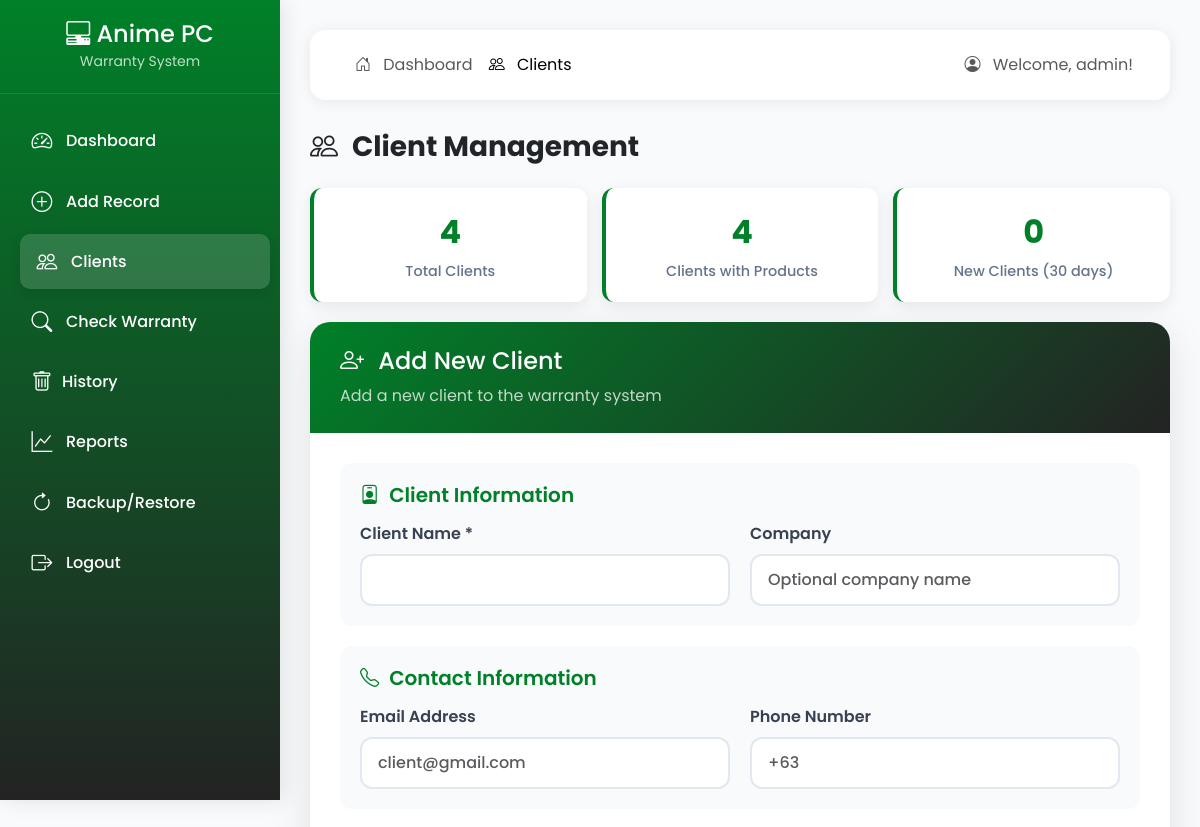
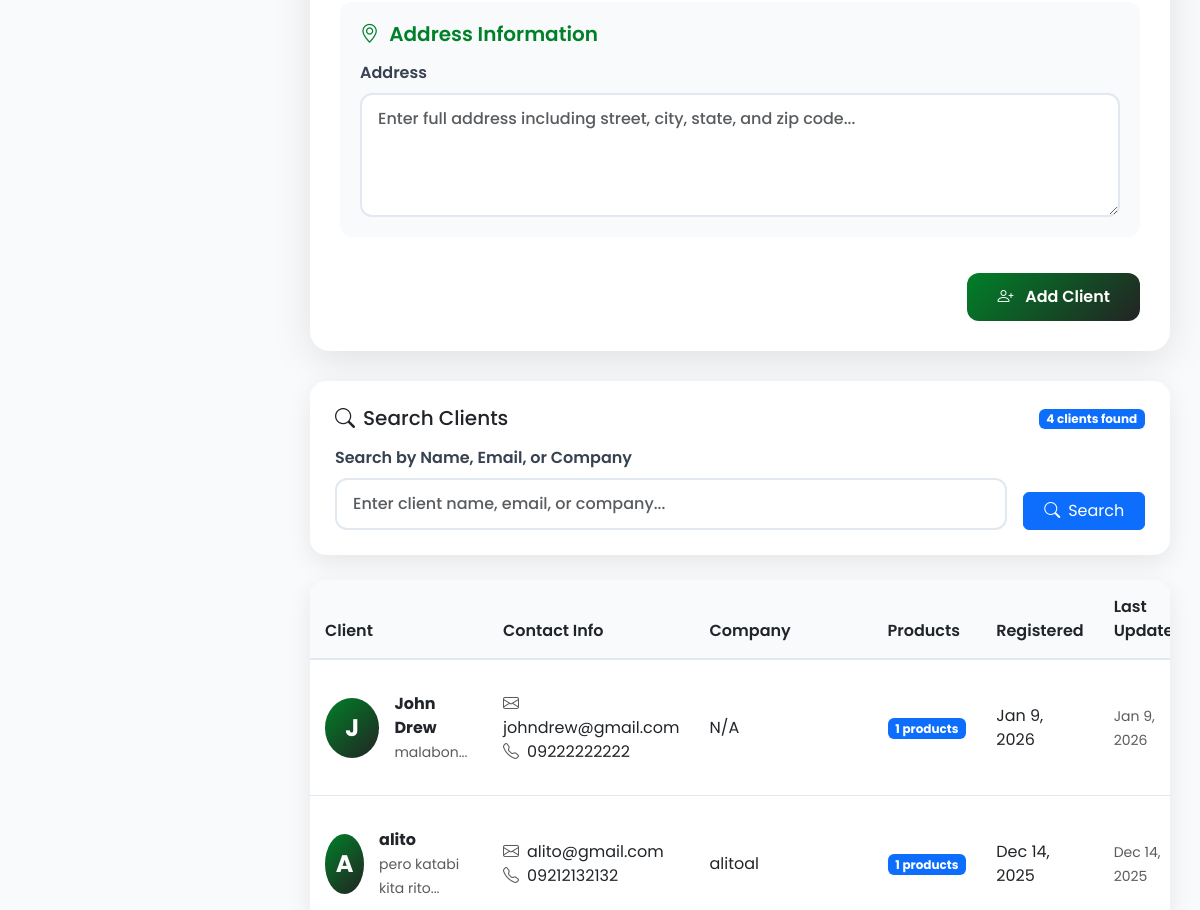
/clients.php (signed in, upper part), run on an earlier commit of the app's database (2 pictures, top to bottom).
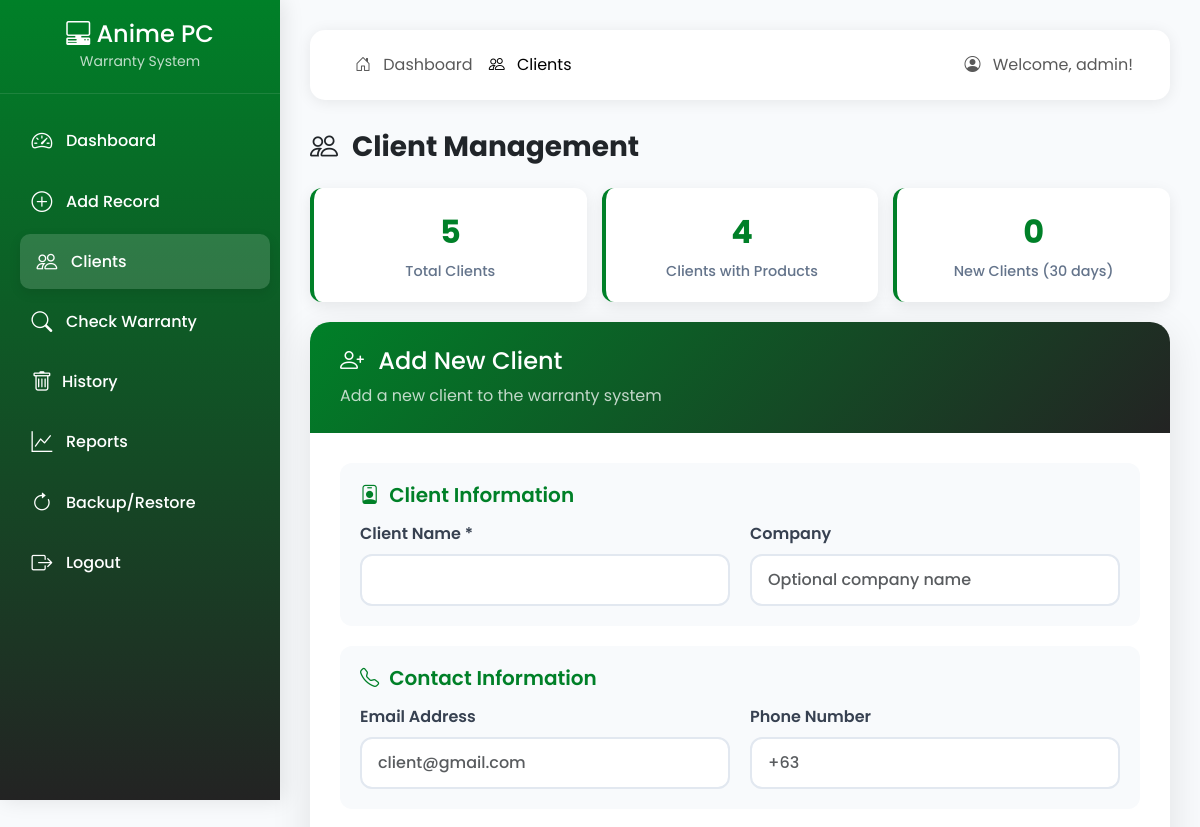
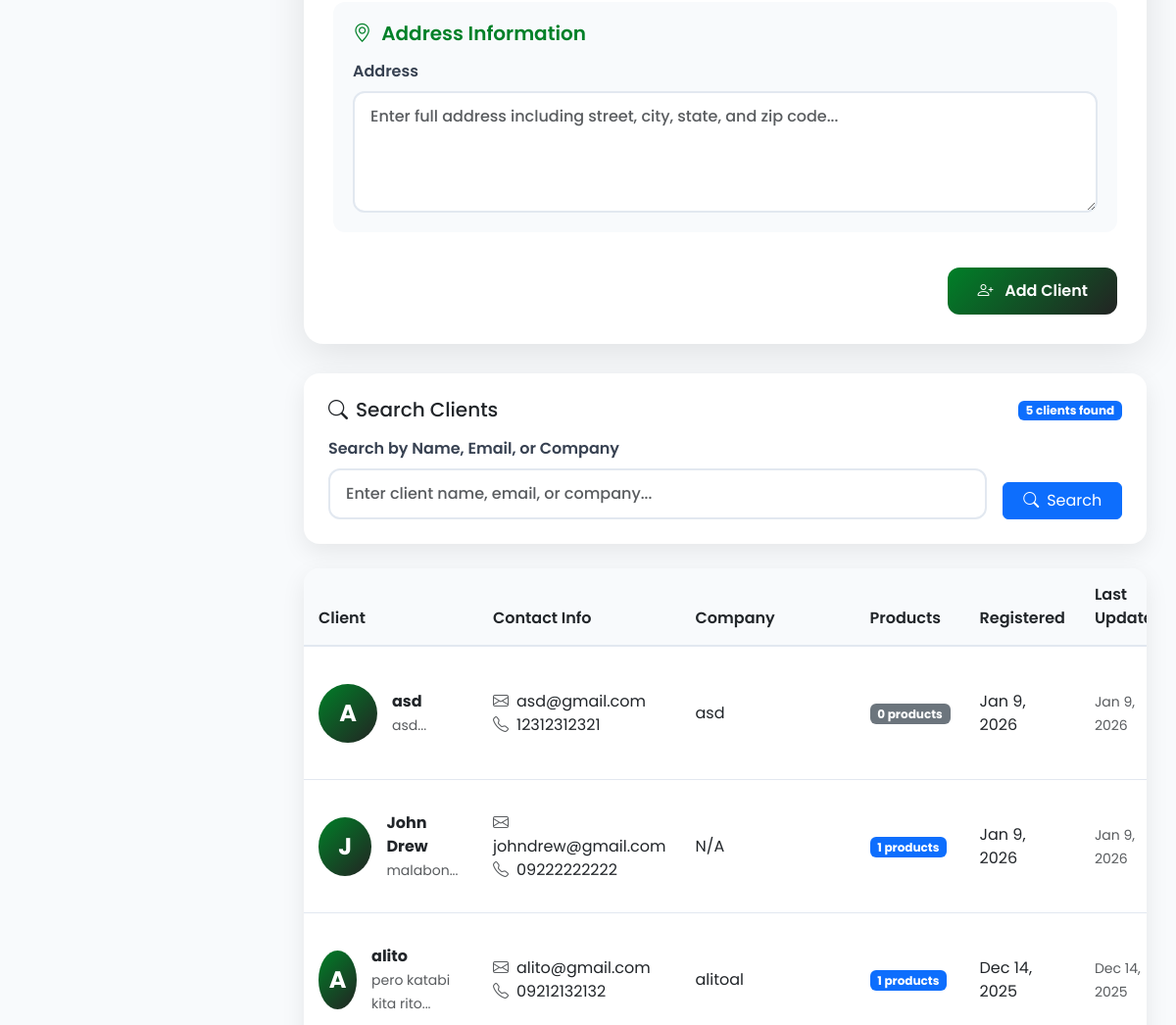
And on a later commit of the database (2 pictures, top to bottom).
### tables this page shows
CREATE TABLE `clients` (
  `id` int(11) NOT NULL AUTO_INCREMENT,
  `client_name` varchar(255) NOT NULL,
  `email` varchar(255) DEFAULT NULL,
  `phone` varchar(20) DEFAULT NULL,
  `address` text DEFAULT NULL,
  `company` varchar(255) DEFAULT NULL,
  `created_at` timestamp NOT NULL DEFAULT current_timestamp(),
  `updated_at` timestamp NOT NULL DEFAULT current_timestamp() ON UPDATE current_timestamp(),
  PRIMARY KEY (`id`)
);

### clients.php (the view, shortened to what the rows shown need)
<?php
include 'config.php';
$editClient = null;
$query = "SELECT c.*, COUNT(p.id) as product_count
          FROM clients c
          LEFT JOIN products p ON c.id = p.client_id
          WHERE 1=1";
$params = [];
$query .= " GROUP BY c.id ORDER BY c.created_at DESC";
$stmt = $pdo->prepare($query);
$stmt->execute($params);
$clients = $stmt->fetchAll();
?>
<!DOCTYPE html>
<html lang="en">
<head>
    <link href="https://cdn.jsdelivr.net/npm/bootstrap@5.3.0-alpha1/dist/css/bootstrap.min.css" rel="stylesheet">
    <link rel="stylesheet" href="https://cdn.jsdelivr.net/npm/bootstrap-icons@1.11.0/font/bootstrap-icons.css">
   <link rel="stylesheet" href="client.css">
</head>
<body>
    <div class="main-content">
        <h1 class="h3 fw-bold text-dark mb-4">
            <i class="bi <?php echo $editClient ? 'bi-pencil' : 'bi-people'; ?> me-2"></i>
            <?php echo $editClient ? 'Edit Client' : 'Client Management'; ?>
        </h1>
        <div class="client-table">
            <div class="table-responsive">
                <table class="table table-hover mb-0">
                    <thead>
                        <tr>
                            <th>Client</th>
                            <th>Contact Info</th>
                            <th>Company</th>
                            <th>Products</th>
                            <th>Registered</th>
                            <th>Last Updated</th>
                        </tr>
                    </thead>
                    <tbody>
                        <?php if (count($clients) > 0): ?>
                            <?php foreach ($clients as $client):
                                $initial = strtoupper(substr($client['client_name'], 0, 1));
                            ?>
                                <tr>
                                    <td>
                                        <div class="d-flex align-items-center">
                                            <div class="client-avatar">
                                                <?php echo $initial; ?>
                                            </div>
                                            <div>
                                                <strong><?php echo htmlspecialchars($client['client_name']); ?></strong>
                                                <?php if ($client['address']): ?>
                                                    <br><small class="text-muted"><?php echo substr(htmlspecialchars($client['address']), 0, 30); ?>...</small>
                                                <?php endif; ?>
                                            </div>
                                        </div>
                                    </td>
                                    <td>
                                        <?php if ($client['email']): ?>
                                            <div><i class="bi bi-envelope me-2 text-muted"></i><?php echo htmlspecialchars($client['email']); ?></div>
                                        <?php endif; ?>
                                        <?php if ($client['phone']): ?>
                                            <div><i class="bi bi-telephone me-2 text-muted"></i><?php echo htmlspecialchars($client['phone']); ?></div>
                                        <?php endif; ?>
                                    </td>
                                    <td><?php echo htmlspecialchars($client['company'] ?: 'N/A'); ?></td>
                                    <td>
                                        <span class="badge bg-<?php echo $client['product_count'] > 0 ? 'primary' : 'secondary'; ?>">
                                            <?php echo $client['product_count']; ?> products
                                        </span>
                                    </td>
                                    <td><?php echo date('M j, Y', strtotime($client['created_at'])); ?></td>
                                    <td>
                                        <small class="text-muted">
                                            <?php echo $client['updated_at'] ? date('M j, Y', strtotime($client['updated_at'])) : 'Never'; ?>
                                        </small>
                                    </td>
                                </tr>
                            <?php endforeach; ?>
                        <?php endif; ?>
                    </tbody>
                </table>
            </div>
        </div>
    </div>
</body>
</html>

What changed in the data, as far as the page shows it:
added clients: client_name "A", client_name "asd", address "asd", email "asd@gmail.com", phone "12312312321", company "asd", product_count "0", created_at "Jan 9, 2026", updated_at "Jan 9, 2026"
Also different on the page:
$totalClients: "4" → "5"
count($clients): "4" → "5"
